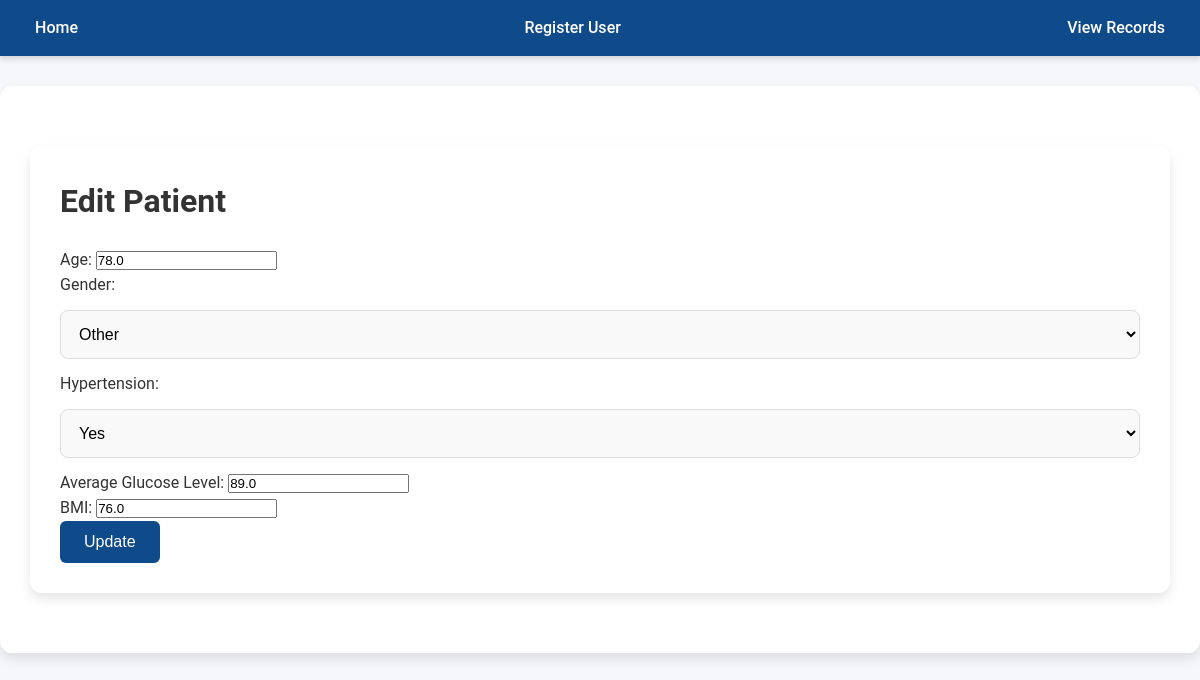
The page /edit/3 on the database its author committed.
### app/models.py (models this page shows, shortened)
class Patient(db.Model):
    id = db.Column(db.Integer, primary_key=True, autoincrement=True)
    gender = db.Column(db.String(20), nullable=False)
    age = db.Column(db.Float, nullable=False)
    hypertension = db.Column(db.Integer, nullable=False)
    avg_glucose_level = db.Column(db.Float, nullable=False)
    bmi = db.Column(db.Float, nullable=False)

### app/routes.py (the view, shortened to what this page needs)
@main.route('/edit/<int:id>', methods=['GET', 'POST'])
def edit_patient(id):
    patient = Patient.query.get_or_404(id)
    return render_template('edit_patient.html', patient=patient)

### app/templates/edit_patient.html (shortened to what this page needs)
{% extends "layout.html" %}
{% block content %}
<!DOCTYPE html>
<html lang="en">
<head>
    <link rel="stylesheet" href="/static/css/styles.css">
</head>
<body>
    <div class="content">
        <h1>Edit Patient</h1>
        <form method="POST" action="">
            <div>
                <label for="age">Age:</label>
                <input type="number" id="age" name="age" value="{{ patient.age }}" required>
            </div>
            <div>
                <label for="gender">Gender:</label>
                <select id="gender" name="gender" required>
                    <option value="Other" {% if patient.gender == 'Other' %}selected{% endif %}>Other</option>
                </select>
            </div>
            <div>
                <label for="hypertension">Hypertension:</label>
                <select id="hypertension" name="hypertension" required>
                    <option value="1" {% if patient.hypertension %}selected{% endif %}>Yes</option>
                </select>
            </div>
            <div>
                <label for="avg_glucose_level">Average Glucose Level:</label>
                <input type="number" step="0.1" id="avg_glucose_level" name="avg_glucose_level" value="{{ patient.avg_glucose_level }}" required>
            </div>
            <div>
                <label for="bmi">BMI:</label>
                <input type="number" step="0.1" id="bmi" name="bmi" value="{{ patient.bmi }}" required>
            </div>
            <button type="submit">Update</button>
        </form>
    </div>
</body>
</html>
{% endblock %}

### app/static/css/styles.css (style rules this page uses)
* { margin: 0; padding: 0; box-sizing: border-box; }
body { font-family: 'Roboto', Arial, sans-serif; background-color: #f5f7fa; color: #333; line-height: 1.6; margin: 0; padding: 0; }
.content { padding: 30px; max-width: 1200px; margin: 30px auto; background: #ffffff; box-shadow: 0 6px 12px rgba(0, 0, 0, 0.1); border-radius: 12px; }
button, .btn { background-color: #0f4a8a; color: white; border: none; padding: 12px 24px; font-size: 16px; border-radius: 6px; cursor: pointer; transition: background-color 0.3s ease, box-shadow 0.3s ease, transform 0.2s ease; }
form { margin-top: 20px; }
input[type="text"], input[type="email"], input[type="password"], select, textarea { width: 100%; padding: 14px; margin: 12px 0; border: 1px solid #ddd; border-radius: 8px; font-size: 16px; background-color: #f9f9f9; transition: border-color 0.3s ease, background-color 0.3s ease; }

### rows shown on the page
Patient: age "78.0", gender "Other", hypertension "Yes", avg_glucose_level "89.0", bmi "76.0"
